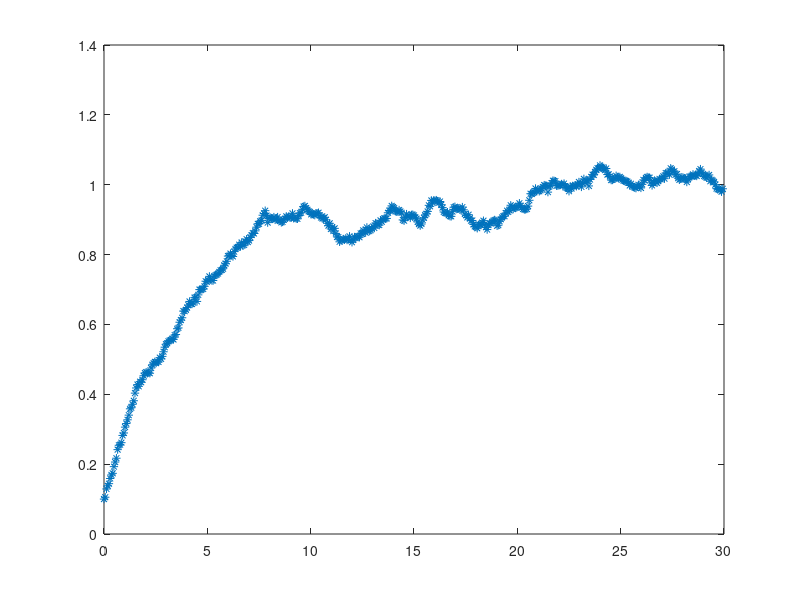
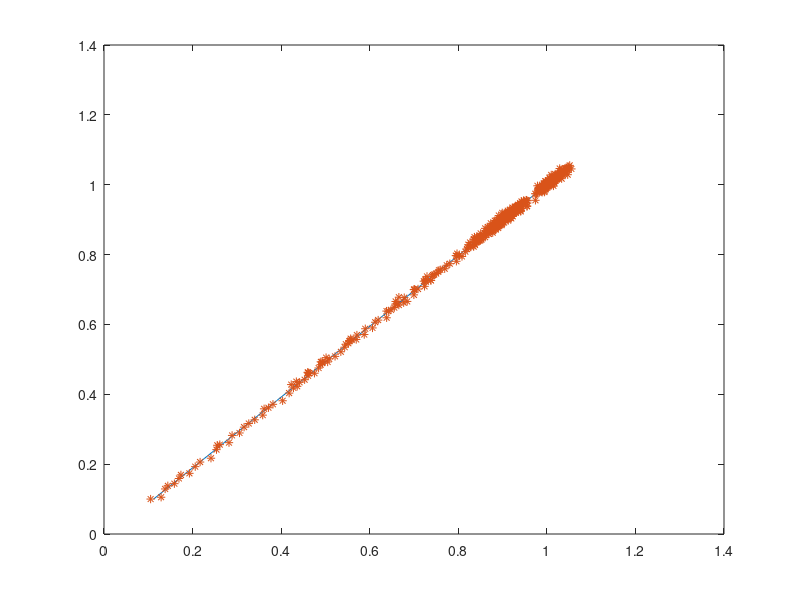

The MATLAB source for these figures, in order:
clear; clc;

%% Initial data
t_f = 30; t_0 = 0;
r0 = 0.1; 
discretization_num_t = 500;
T = t_f-t_0;

%% Time and BM arrays creation
delta_t = T/discretization_num_t;
t(1) = t_0;
for i = 2:discretization_num_t
    t(i) = t(i-1)+delta_t;
end;

%% Market data simulation (using BM and arbitary parameters to be calibrated later)
Rm(1) = r0;
eta_m = 0.25; % long term mean
gamma_m = 0.25; % speed of reversion
sigma_m = 0.03; % volatility
A = exp(-gamma_m*delta_t);
B = (eta_m/gamma_m)*(1-A);
Dev = sigma_m*sqrt((1-exp(-2*gamma_m*delta_t))/(2*gamma_m));

for k = 2:discretization_num_t 
    Rm(k) = Rm(k-1)*A + B + Dev*randn();
end;
plot(t,Rm,'*');
        
%% Initial values definition
d = [1 1];
beta = [A B]; % params to calibrate
A_cal = beta(1); B_cal = beta(2);
precision = 10^(-9); lambda = 0.01;
identity = eye(2,2);

%% Levenberg Marquart algorithm

while norm(d) > precision

    % Giving concrete values to symbolic parameters
    for p = 2:discretization_num_t
           
           Rmarket = Rm(p); r = Rm(p-1);
        
           residual(p) = Rmarket - (A_cal * r + B_cal);
                       
           J(p,1) = -Rm(p);  %Derivative in respect of beta(1) [Ac] ??????????????????????
           J(p,2) = -1;     %Derivative in respect to beta(2) [Bc]
           
    end;
    
    % Calculating d using the algorithm

    M = J' * J + lambda * identity;
    d = -inv(M)*J'*residual';
    
    beta = beta + d';
    A_cal = beta(1); 
    B_cal = beta(2); 
 
end;
display(beta);

%% Comparison of market and calibrated parameters
gamma_cal = -(log(beta(1))/delta_t)
gamma_m
eta_cal = (beta(2) * gamma_cal) / (1 - beta(1))
eta_m

variance = sum(residual.^2)/discretization_num_t;
sigma_cal = sqrt(variance)*sqrt(2*gamma_cal/(1 - exp(-2 * gamma_cal * delta_t)))
sigma_m

%% Determining theoretical curve and plotting
Rth(1) = Rm(1);
for p = 2:discretization_num_t
    Rth(p) = Rm(p-1)*beta(1)+beta(2);
end;

figure;
plot(Rm*beta(1)+beta(2), Rm); % line
hold on;
plot(Rm(2:end),Rm(1:end-1),'*'); % line



